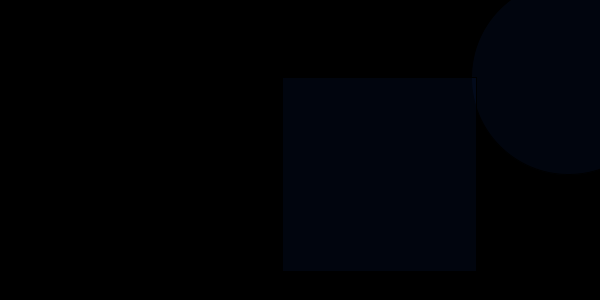
Frame 1 (no input)
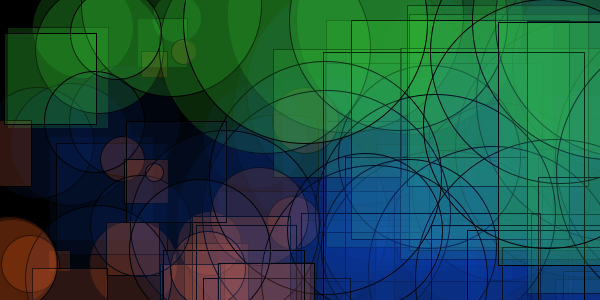
Frame 60 (the mouse pressed at the canvas centre just before this capture)
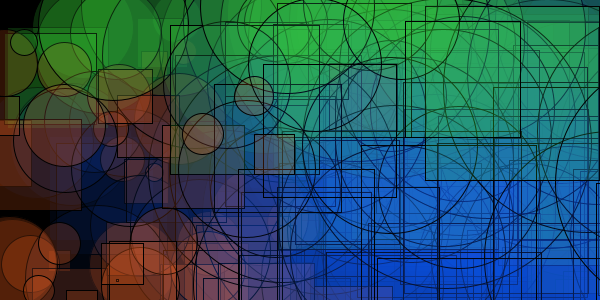
Frame 120 (the mouse held since frame 60 and released just before this capture)

The Processing sketch that drew these frames (run headless with seeded random() and noise(); from frame 60 on, the mouse is pressed at the canvas centre):

// Processing sketch: processing_36808
// ── processing_36808.pde

void setup() {
  size(600, 300);
  background(0);
}

int numOfTries = 250; // number of tries
float rndRadius;
float rndHeight;
float Mcolor1;
float Mcolor2;

void draw() { 
  // generate random number
  rndRadius = random(width);
  rndHeight = random(height);

  //if the radius is greater than 200 then it fills blue and if not then it fills orange
  if (rndRadius < 200) {
    fill(237, 92, 24, 50);
  }
  else {
    fill(24, 86, 237, 15);
  }
  //if the height is less than 50 then it fills green
  if (rndHeight < 50) {
    fill(50, 200, 50, 50);
  }

  if (numOfTries > 0) {
    // use the number in the X coordinate; don't make the radius too big
    ellipse(rndRadius + random(-200, 200), rndHeight, rndRadius/2, rndRadius/2);
    rect(rndRadius + random(-200, 200), rndHeight, rndRadius/2, rndRadius/2);
  }

  numOfTries--;
}
